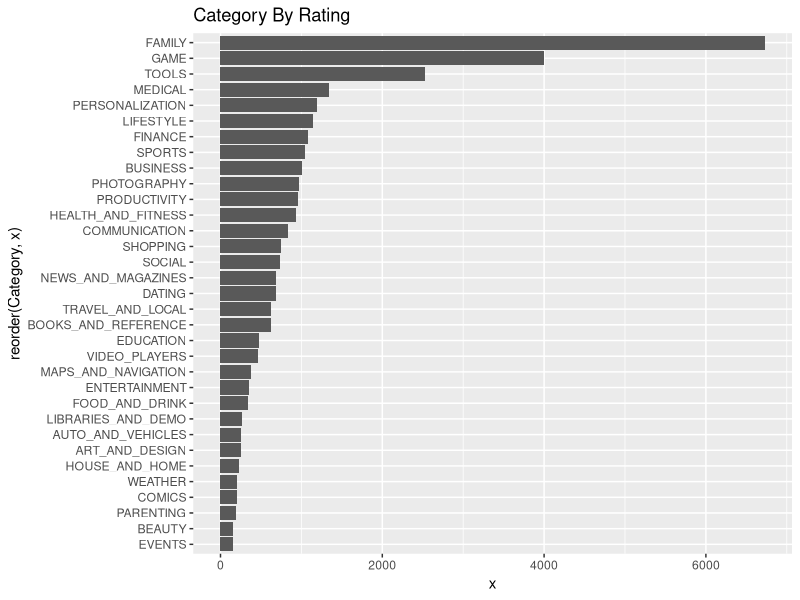
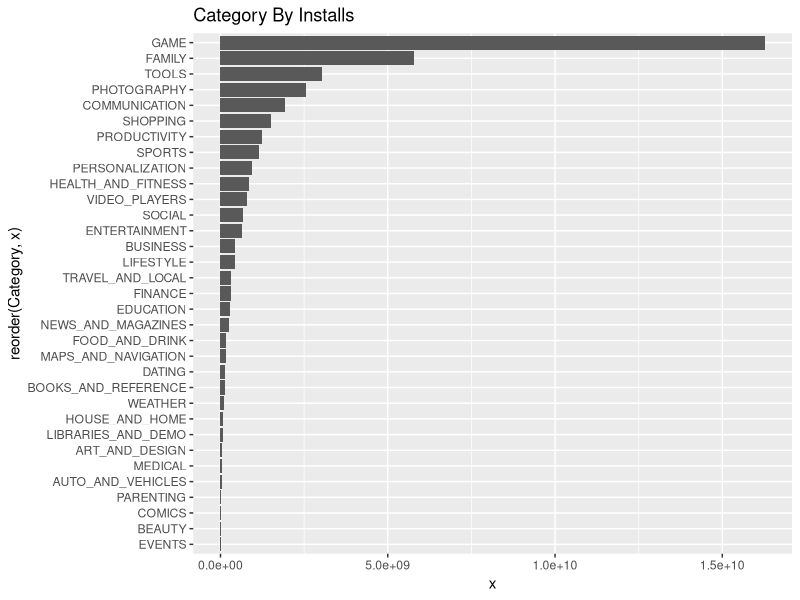
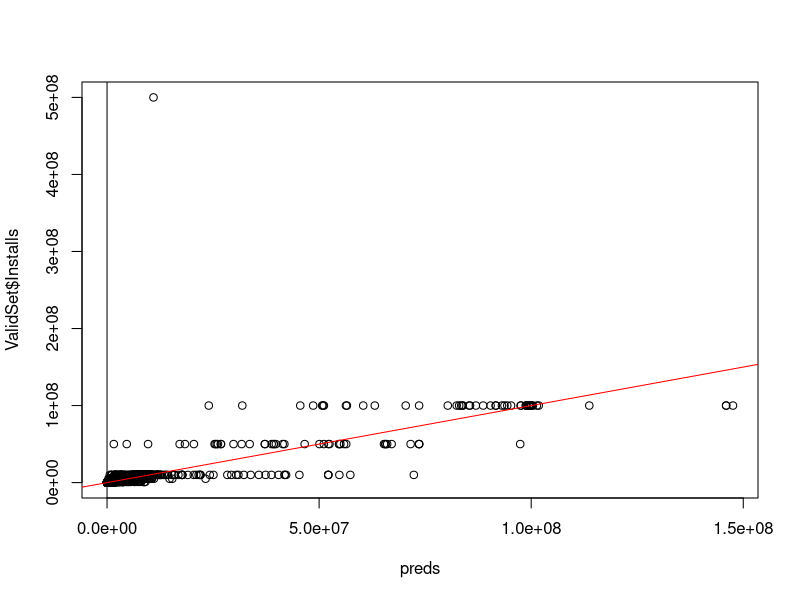
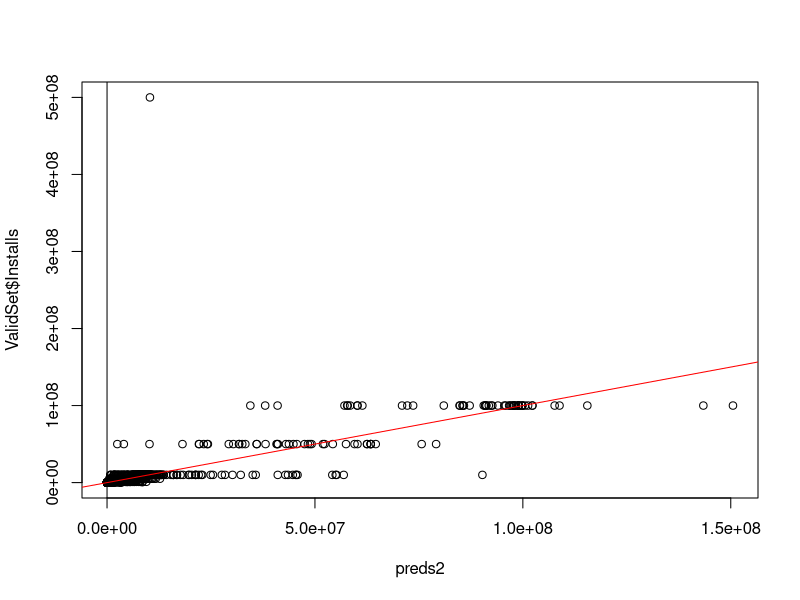

Here is the R script that generated these plots, in order: (Note: this script raises an error after producing the figures.)
## ---- chunk 1
knitr::opts_chunk$set(echo = TRUE)
## ---- chunk 2

library(caret)
library(rpart)
d <- read.csv("googleplaystore.csv")
d <- d[d$Size != 'Varies with device',]
d <- d[d$Current.Ver != 'Varies with device',]
d <- d[!is.nan(d$Current.Ver),]
d <- d[!is.nan(d$Rating),]
d <- d[!is.nan(d$Price),]
d <- d[!is.nan(d$Type),]
d$Installs <- gsub(',', '', d$Installs)
d$Installs <- gsub('\\+', '', d$Installs)
d$Installs <- as.numeric(as.character((d$Installs)))
d$Current.Ver <- gsub('[a-z_()A-Z\\-\\+]', '', d$Current.Ver)
d$Price <- gsub('\\$', '', d$Price)
d$Price <- as.numeric(as.character((d$Price)))
d$Updates <- ifelse(d$Current.Ver >= 2 , ifelse(d$Current.Ver >= 4, 2, 1), 0)
d <- subset(d, select = c('App','Category','Rating','Reviews','Size','Installs','Type','Price','Content.Rating','Last.Updated','Updates','Android.Ver' ))
d <- d[order(d$Installs, decreasing = TRUE),]
d <- tail(d, nrow(d) -34)

## ---- chunk 3

yz <- subset(d, select =c('Category', 'Installs'))
yz<-aggregate(yz$Installs, by=list(Category=yz$Category), FUN=sum)
View(yz)


xz <- subset(d, select =c('Category', 'Rating'))
xz<-aggregate(xz$Rating, by=list(Category=xz$Category), FUN=sum)
View(xz)

## ---- chunk 4
library(ggplot2)
library(ggthemes)



g <- ggplot(xz, aes(reorder(Category,x),x))
g2 <- ggplot(yz, aes(reorder(Category,x),x))

g + geom_bar(stat = "identity") + coord_flip() + ggtitle("Category By Rating")
g2 + geom_bar(stat = "identity") + coord_flip()+ ggtitle("Category By Installs")
## ---- chunk 5
library(randomForest)
library(caret)


set.seed(100)
train <- sample(nrow(d), 0.7*nrow(d), replace = FALSE)
TrainSet <- d[train,]
ValidSet <- d[-train,]


model1 <- randomForest(Installs ~ Category +Type + Rating + Reviews , data = TrainSet, nTrees = 300, mtry = 3, importance = TRUE, savePredictions = "final", classProbs = TRUE)


model1

## ---- chunk 6

preds <- predict(model1, ValidSet)
head(preds)

actuals <- predict(model1, TrainSet)
head(actuals)


plot(preds, ValidSet$Installs) + abline(preds,actuals) + abline(0,1, col='red') 
## ---- chunk 7
imp <- importance(model1)
imp
#varImp(model1)

## ---- chunk 8
model2 <- randomForest(Installs ~ Category +Type + Rating + Reviews + Price + Content.Rating + Updates , data = TrainSet, nTrees = 500, mtry = 3, importance = TRUE, savePredictions = "final", classProbs = TRUE)


model2



## ---- chunk 9
imp2 <- importance(model2)
imp2
#varImp(model2)
FeatureImportance <- as.data.frame(imp2)
names(FeatureImportance) <- c("IncMSE", "IncNodePurity")
FeatureImportance <- FeatureImportance[order(FeatureImportance$IncMSE, decreasing =  TRUE),]
FeatureImportance

## ---- chunk 10

preds2 <- predict(model2, ValidSet)
head(preds)

actuals2 <- predict(model2, TrainSet)
head(actuals)


plot(preds2, ValidSet$Installs) + abline(preds2,actuals2) + abline(0,1, col='red') 

ValidSet$preds <- preds2 
View(Validset)

write.table(ValidSet, file = 'validset.csv', sep = ",", row.names = F)
## ---- chunk 11
library(caret)
d <- na.omit(d)

set.seed(4000)
dmv = dummyVars(~Category + Reviews + Rating + Size + Type + Price + Content.Rating + Last.Updated + Updates + Android.Ver , data = d)
features = predict(dmv, d)
#head(features)
y = d$Installs
#plot(density(y))

ctr <- trainControl(method = "cv", number = 4, classProbs = F, search='random')
fit = train(features,y,
            method = 'rpart',
            trControl = ctr, tuneLength = 10)
fit


## ---- chunk 12

library(caret)
d <- na.omit(d)

dmv = dummyVars(~Category + Rating , data = d)
features = predict(dmv, d)
#head(features)
y = d$Installs
#plot(density(y))

ctr <- trainControl(method = "cv", number = 4, classProbs = F, search='random')
fit = train(features,y,
            method = 'rpart',
            trControl = ctr, tuneLength = 10)
fit
## ---- chunk 13
d <- na.omit(d)
set.seed(4000)
dmv = dummyVars(~Category + Reviews + Rating, data = d)
features = predict(dmv,d)
y = d$Installs

ctr <- trainControl(method = "cv", number = 4, classProbs = F, search = "random")
fit <- train(features,y , method = 'rpart', trControl = ctr, tuneLength = 10)
fit

## ---- chunk 14
library(ggplot2)
library(cluster)

#Initialize random variable
set.seed(30)

d=na.omit(d) #omit NA values
d$Reviews <- as.numeric(d$Reviews)
d$Rating <- as.numeric(d$Rating)

clusters<-kmeans(scale(d[,4:3]), 5, nstart=25) 

d$cluster=as.factor(clusters$cluster)

ggplot(d, aes(x=Reviews, y=Rating, color=cluster)) +geom_point()

d1<- subset(d, select=c("Rating", "Installs"))
clusters2<- kmeans(scale(d1), 4, nstart=25)
d1$cluster=as.factor(clusters2$cluster)
ggplot(d1, aes(x=Installs, y=Rating, color=cluster)) +geom_point()


d2<- subset(d, select=c("Rating", "Updates"))
View(d2)
clusters3<- kmeans(scale(d2), 4, nstart=25)
d2$cluster=as.factor(clusters3$cluster)
ggplot(d2, aes(x=Updates, y=Rating, color=cluster)) +geom_point()
